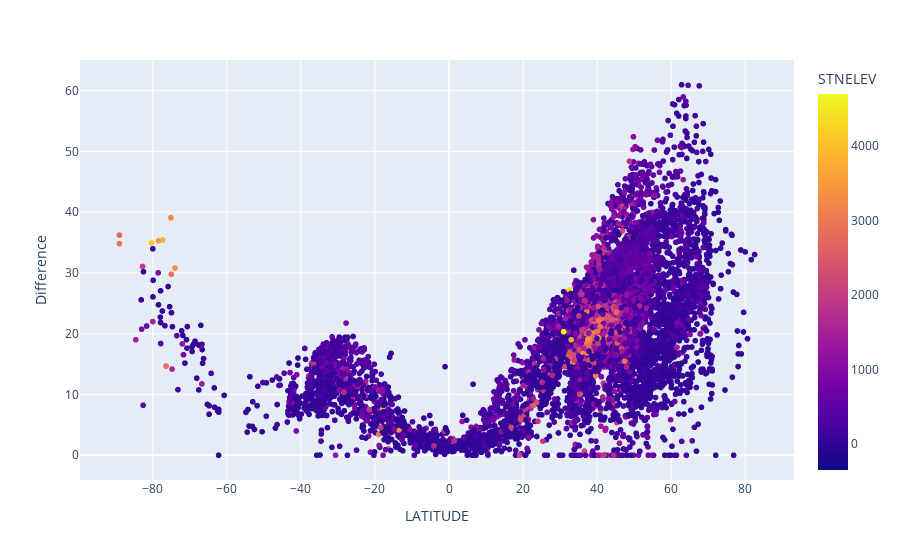

The cell this chart's notebook holds for it:
### Code cell
fig = px.scatter(df4_1,
                 x = "LATITUDE",
                 y = "Difference",
                 color = "STNELEV"
                )
fig.show()

### Figure 1 — Plotly figure (JSON) as saved in the notebook; plotly's stock layout.template omitted (floating-point values rounded to 4 significant figures; data arrays with more than 128 entries replaced by an {"elided": "..."} marker saying what was removed)
{"data": [{"hovertemplate": "LATITUDE=%{x}<br>Difference=%{y}<br>STNELEV=%{marker.color}<extra></extra>", "legendgroup": "", "marker": {"color": {"elided": "12910 float values"}, "coloraxis": "coloraxis", "symbol": "circle"}, "mode": "markers", "name": "", "showlegend": false, "type": "scattergl", "x": {"elided": "12910 float values"}, "xaxis": "x", "y": {"elided": "12910 float values"}, "yaxis": "y"}], "layout": {"coloraxis": {"colorbar": {"title": {"text": "STNELEV"}}, "colorscale": [[0, "#0d0887"], [0.1111, "#46039f"], [0.2222, "#7201a8"], [0.3333, "#9c179e"], [0.4444, "#bd3786"], [0.5556, "#d8576b"], [0.6667, "#ed7953"], [0.7778, "#fb9f3a"], [0.8889, "#fdca26"], [1, "#f0f921"]]}, "legend": {"tracegroupgap": 0}, "margin": {"t": 60}, "xaxis": {"anchor": "y", "domain": [0, 1], "title": {"text": "LATITUDE"}}, "yaxis": {"anchor": "x", "domain": [0, 1], "title": {"text": "Difference"}}}}
